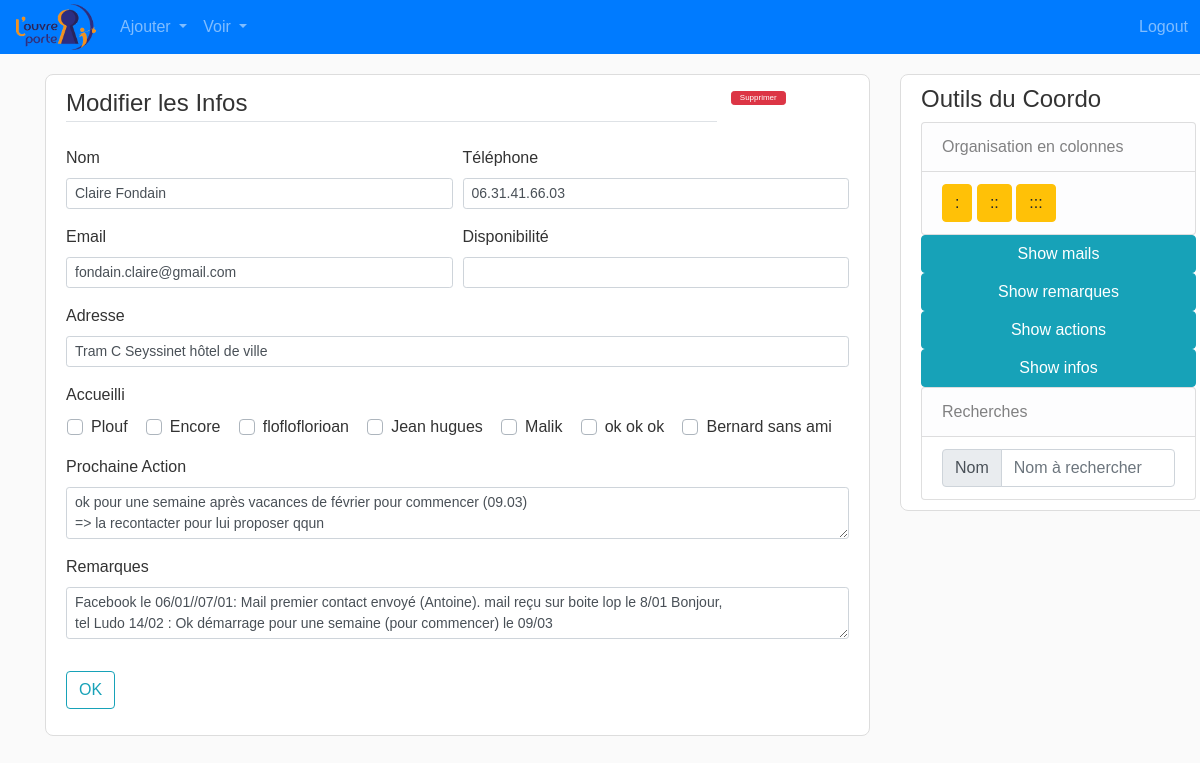
/accueillant/1 (signed in), run on the app's committed database.
### flask_app/models.py (models this page shows, shortened)
class Accueillant(db.Model):
    __tablename__ = 'accueillants'
    id = db.Column(db.Integer, primary_key=True)
    disponibilite = db.Column(db.String(120), unique=False, nullable=True)
    nom = db.Column(db.String(120), unique=True, nullable=False)
    tel = db.Column(db.String(120), unique=False, nullable=True)
    adresse = db.Column(db.String(120), unique=False, nullable=True)
    email = db.Column(db.String(120), unique=False, nullable=True)
    next_action = db.Column(db.Text, unique=False, nullable=True)
    remarques = db.Column(db.Text, unique=False, nullable=True)
    accueillis = db.relationship("Accueilli",
                                    secondary=Accueil,
                                    backref= db.backref('accueillants'))

class Accueilli(db.Model):
    __tablename__ = 'accueillis'
    id = db.Column(db.Integer, primary_key=True)
    nom = db.Column(db.String(120), unique=True, nullable=False)
    email = db.Column(db.String(120), unique=False, nullable=True)
    tel = db.Column(db.String(120), unique=False, nullable=True)
    remarques = db.Column(db.Text, unique=False, nullable=True)

### flask_app/accueillants/routes.py (the view)
@accueillants.route('/accueillant/<int:acc_id>', methods=['GET', 'POST'])
@login_required
def update_accueillant(acc_id):
    acc = Accueillant.query.get_or_404(acc_id)
    form = AccueillantInfoForm()
    accueillis = Accueilli.query.all()
    if form.validate_on_submit():
        acc.nom = form.nom.data
        acc.tel = form.tel.data
        acc.adresse = form.adresse.data
        acc.email = form.email.data
        acc.next_action = form.next_action.data
        acc.remarques = form.remarques.data
        values = request.form.getlist('check')
        list_acc = [Accueilli.query.get(v) for v in values]
        acc.accueillis.extend(list_acc)
        db.session.commit()
        return redirect(url_for('accueillants.liste_accueillants'))
    elif request.method == 'GET':
        form.nom.data = acc.nom
        form.tel.data = acc.tel
        form.adresse.data = acc.adresse
        form.email.data = acc.email
        form.next_action.data = acc.next_action
        form.remarques.data = acc.remarques
    return render_template('accueillant_infos.html',
                           title='create_modif_accueillant',
                           legend='Modifier les Infos',
                           form=form,
                           accueillant=acc,
                           accueillis=accueillis)

### flask_app/accueillants/forms.py
class AccueillantInfoForm(FlaskForm):
    disponibilite = StringField('Disponibilité')
    nom = StringField('Nom', validators=[DataRequired()])
    tel = StringField('Téléphone')
    adresse = StringField('Adresse')
    email = StringField('Email')
    accueillis = SelectMultipleField(u'Accueilli', choices=[])
    next_action = TextAreaField('Prochaine Action')
    remarques = TextAreaField('Remarques')
    submit = SubmitField("OK")

### flask_app/models.py (called while the page is built)
@login_manager.user_loader
def load_coordinateur(coordo_id):
    return Coordinateur.query.get(int(coordo_id))

### flask_app/templates/accueillant_infos.html (shortened to what this page needs)
{% extends "layout_logged_in.html" %}
{% block content %}
<div class="content-section">
    <form method="POST" action="">
        <fieldset class="form-group">
            <div class="form-row">
                <div class="col-10">
                    <legend class="border-bottom mb-4"> {{ legend }}</legend>
                </div>
                {% if accueillant %}
                <div class="col-2">
                    <button type="button" class="btn btn-danger btn-sm m-1 py-0" style="font-size: 0.5em;"
                        data-toggle="modal" data-target="#deleteModal">
                        Supprimer
                    </button>
                </div>
                {% endif %}
            </div>
            <div class="form-row">
                <div class="form-group col-md-6">
                    {{ form.nom.label(class="form-control-label") }}
                    {% if form.nom.errors %}
                    {{ form.nom(class="form-control form-control-sm is-invalid") }}
                    <div class="invalid-feedback">
                        {% for error in form.nom.errors %}
                        <span>{{ error }}</span>
                        {% endfor%}
                    </div>
                    {% else %}
                    {{ form.nom(class="form-control form-control-sm") }}
                    {% endif %}
                </div>
                <div class="form-group col-md-6">
                    {{ form.tel.label(class="form-control-label") }}
                    {% if form.tel.errors %}
                    {{ form.tel(class="form-control form-control-sm is-invalid") }}
                    <div class="invalid-feedback">
                        {% for error in form.tel.errors %}
                        <span>{{ error }}</span>
                        {% endfor%}
                    </div>
                    {% else %}
                    {{ form.tel(class="form-control form-control-sm") }}
                    {% endif %}
                </div>
            </div>
            <div class="form-row">
                <div class="form-group col-md-6">
                    {{ form.email.label(class="form-control-label") }}
                    {% if form.email.errors %}
                    {{ form.email(class="form-control form-control-sm is-invalid") }}
                    <div class="invalid-feedback">
                        {% for error in form.email.errors %}
                        <span>{{ error }}</span>
                        {% endfor%}
                    </div>
                    {% else %}
                    {{ form.email(class="form-control form-control-sm") }}
                    {% endif %}
                </div>
                <div class="form-group col-md-6">
                    {{ form.disponibilite.label(class="form-control-label") }}
                    {% if form.disponibilite.errors %}
                    {{ form.disponibilite(class="form-control form-control-sm is-invalid") }}
                    <div class="invalid-feedback">
                        {% for error in form.disponibilite.errors %}
                        <span>{{ error }}</span>
                        {% endfor%}
                    </div>
                    {% else %}
                    {{ form.disponibilite(class="form-control form-control-sm") }}
                    {% endif %}
                </div>
            </div>
            <div class="form-group">
                {{ form.adresse.label(class="form-control-label") }}
                {% if form.adresse.errors %}
                {{ form.adresse(class="form-control form-control-sm is-invalid") }}
                <div class="invalid-feedback">
                    {% for error in form.adresse.errors %}
                    <span>{{ error }}</span>
                    {% endfor%}
                </div>
                {% else %}
                {{ form.adresse(class="form-control form-control-sm") }}
                {% endif %}
            </div>
            <div class="form-group ">
                {{ form.accueillis.label(class="form-control-label") }}
                <div class="mycheckbox">
                    {% for accueilli in accueillis %}
                    <div class="custom-control custom-checkbox ">
                        <label class="custom-control-label" for="check-{{accueilli.nom}}"> {{ accueilli.nom }}</label>
                    </div>
                    {% endfor %}
                </div>
            </div>
            <div class="form-group">
                {{ form.next_action.label(class="form-control-label") }}
                {% if form.next_action.errors %}
                {{ form.next_action(class="form-control form-control-sm is-invalid") }}
                <div class="invalid-feedback">
                    {% for error in form.next_action.errors %}
                    <span>{{ error }}</span>
                    {% endfor%}
                </div>
                {% else %}
                {{ form.next_action(class="form-control form-control-sm") }}
                {% endif %}
            </div>
            <div class="form-group">
                {{ form.remarques.label(class="form-control-label") }}
                {% if form.remarques.errors %}
                {{ form.remarques(class="form-control form-control-sm is-invalid") }}
                <div class="invalid-feedback">
                    {% for error in form.remarques.errors %}
                    <span>{{ error }}</span>
                    {% endfor%}
                </div>
                {% else %}
                {{ form.remarques(class="form-control form-control-sm") }}
                {% endif %}
            </div>
        </fieldset>
        <div class="form-group">
            {{ form.submit(class="btn btn-outline-info")}}
        </div>
    </form>
</div>
{% endblock content %}

### flask_app/static/main.css (style rules this page uses)
body { background: #fafafa; color: #333333; font-family: Verdana, Geneva, sans-serif !important; }
.content-section { background: #ffffff; border-radius: 8px; border: 1px solid #dddddd; padding: 10px 20px; margin-bottom: 20px; margin-top: 20px; }
.mycheckbox { display: flex; flex-wrap: wrap; justify-content: space-around; }
.mycheckbox>div { margin-right: 1rem; }

### data on the page
Accueillant: nom "Claire Fondain", tel "06.31.41.66.03", email "fondain.claire@gmail.com", adresse "Tram C Seyssinet hôtel de ville", next_action "ok pour une semaine après vacances de février pour commencer (09.03) => la recontacter pour lui proposer qqun", remarques "Facebook le 06/01//07/01: Mail premier contact envoyé (Antoine). mail reçu sur boite lop le 8/01 Bonjour, tel Ludo 14/02 : Ok démarrage pour une semaine (pour commencer) le 09/03"
Accueilli: nom "Plouf"
Accueilli: nom "Encore"
Accueilli: nom "flofloflorioan"
Accueilli: nom "Jean hugues"
Accueilli: nom "Malik"
Accueilli: nom "ok ok ok"
Accueilli: nom "Bernard sans ami"

### other printed values
{{ legend }} "Modifier les Infos"
